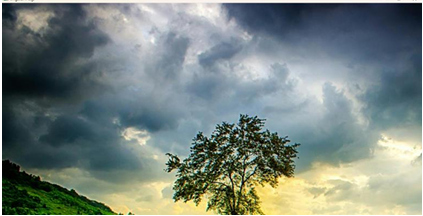
#> input picture sample.png, 423 x 216 px
$ python exp7.py
#> lines starting #> are read from the running program, lines starting #| are printed output that depends on the picture
import cv2
import numpy as np
import matplotlib.pyplot as plt

def analyze_histogram(image_path):
#> called with image_path = 'sample.png'
    image = cv2.imread(image_path)
#> image is the input picture: shape (216, 423, 3); mean B, G, R 126.1, 131.6, 119.3

    color_channels = ('b', 'g', 'r')

    plt.figure(figsize=(10, 5))

    for i, color in enumerate(color_channels):
        histogram = cv2.calcHist([image], [i], None, [256], [0, 256])
        plt.plot(histogram, color=color, label=f"{color.upper()} Channel")

    plt.xlim([0, 256])
    plt.title("Color Histogram Analysis")
    plt.xlabel("Pixel Intensity")
    plt.ylabel("Frequency")
    plt.legend()
    plt.show()
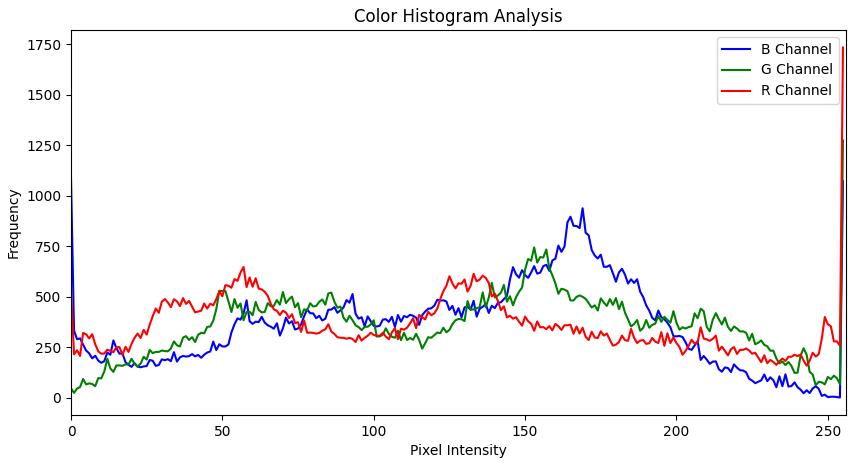
#> figure drawn by matplotlib, 1 panel; curve peaks at x = 0, y = 1088; curve peaks at x = 255, y = 1274; curve peaks at x = 255, y = 1735

analyze_histogram("sample.png")

$ run again, with exp1.png copied over sample.png
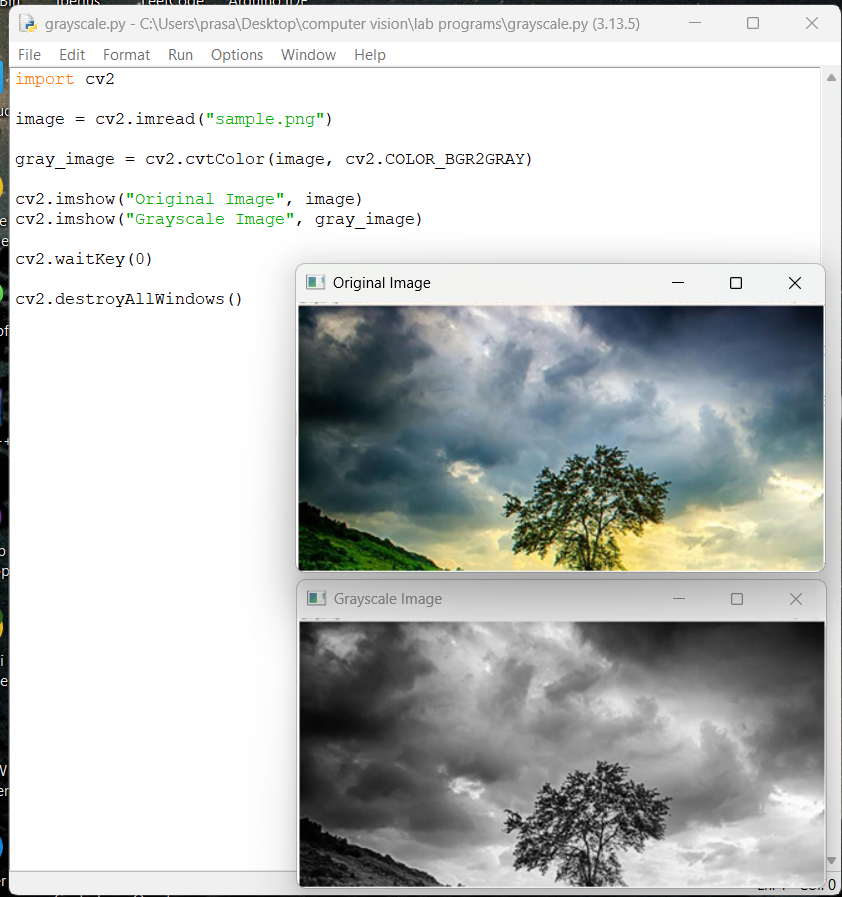
#> input picture exp1.png, 842 x 897 px
#> in analyze_histogram, image is the input picture: shape (897, 842, 3); mean B, G, R 195.2, 196.5, 193.9
#> in analyze_histogram, `plt.show()`:
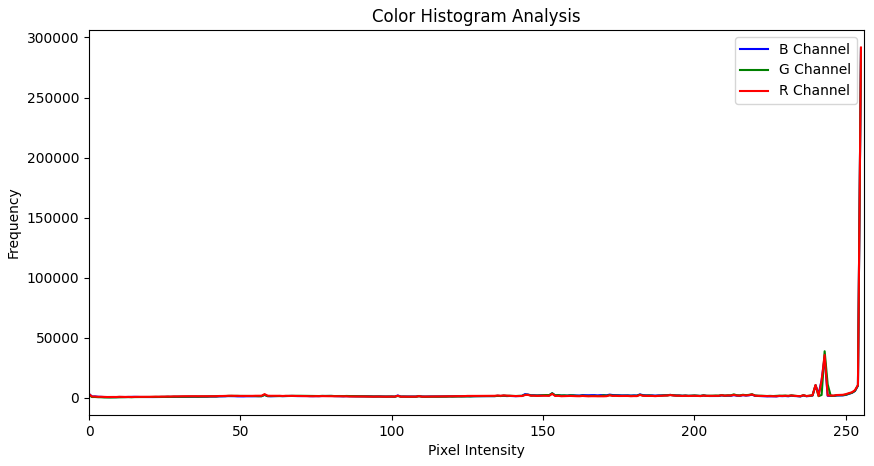
#> figure drawn by matplotlib, 1 panel; curve peaks at x = 255, y = 291064; curve peaks at x = 255, y = 290703; curve peaks at x = 255, y = 291634

$ run again, with exp11.png copied over sample.png
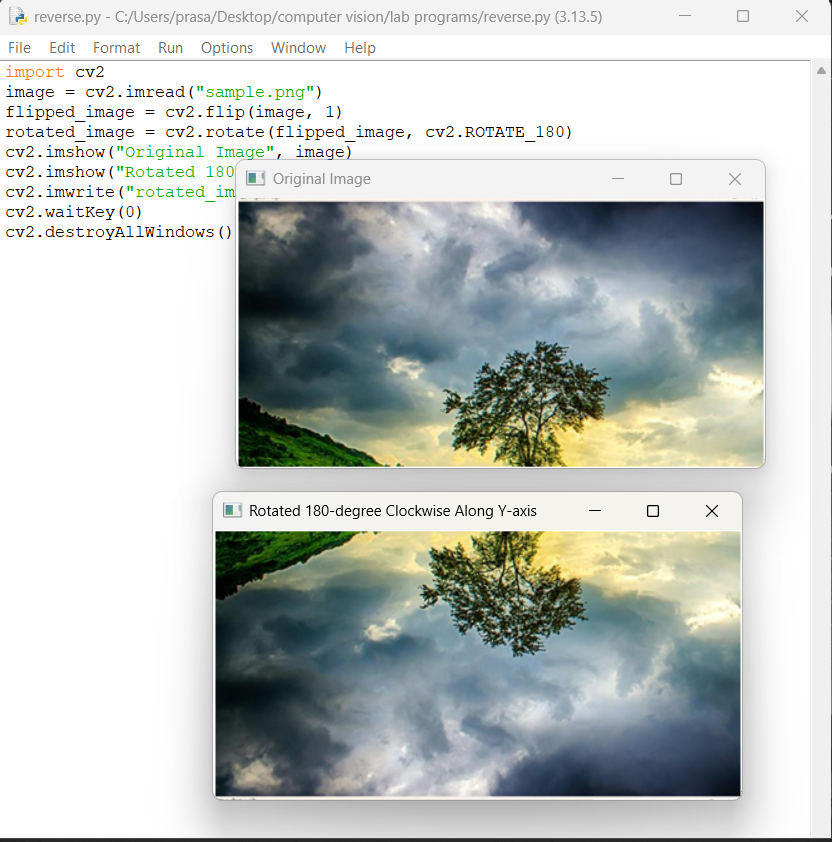
#> input picture exp11.png, 832 x 842 px
#> in analyze_histogram, image is the input picture: shape (842, 832, 3); mean B, G, R 192.9, 195.5, 190.3
#> in analyze_histogram, `plt.show()`:
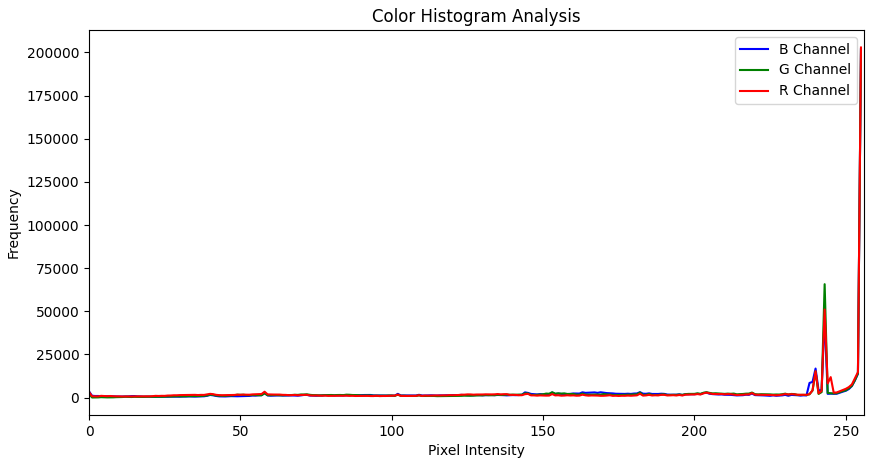
#> figure drawn by matplotlib, 1 panel; curve peaks at x = 255, y = 201971; curve peaks at x = 255, y = 201657; curve peaks at x = 255, y = 202862
